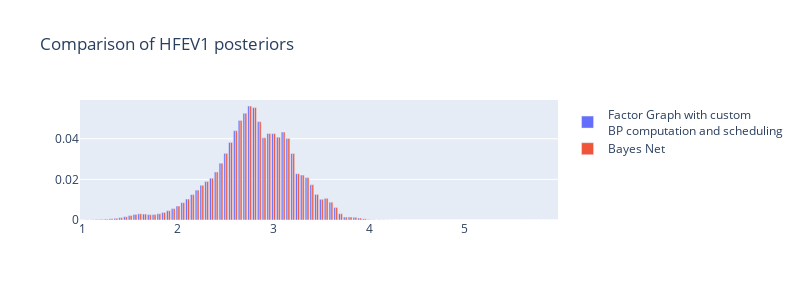

The code cell stored with this chart in its notebook:
### Code cell
# Compare results against the bayes net model (factor graph model takes ages to compute)
model1, inf_alg1, _, _, _, _, _, _, _, _ = mb.o2sat_fev1_point_in_time_model(
    height, age, sex
)
res = ih.infer(inf_alg1, [HFEV1], [[ecFEV1, ecFEV1_obs], [O2Sat, o2sat_obs]])
res[HFEV1.name].values.shape

((hfev1_posterior_recursive - res[HFEV1.name].values) < 1e-5).all()
# Plot the two posteriors with plotly go figure
import plotly.graph_objs as go

fig = go.Figure()
# Add bar plot for the factor graph model
fig.add_trace(go.Bar(x=HFEV1.bins, y=hfev1_posterior_recursive, name="Factor Graph with custom<br>BP computation and scheduling"))
fig.add_trace(go.Bar(x=HFEV1.bins, y=res[HFEV1.name].values, name="Bayes Net"))
# Update layout
fig.update_layout(
    barmode="group", title="Comparison of HFEV1 posteriors", width=800, height=300
)
fig.show()
